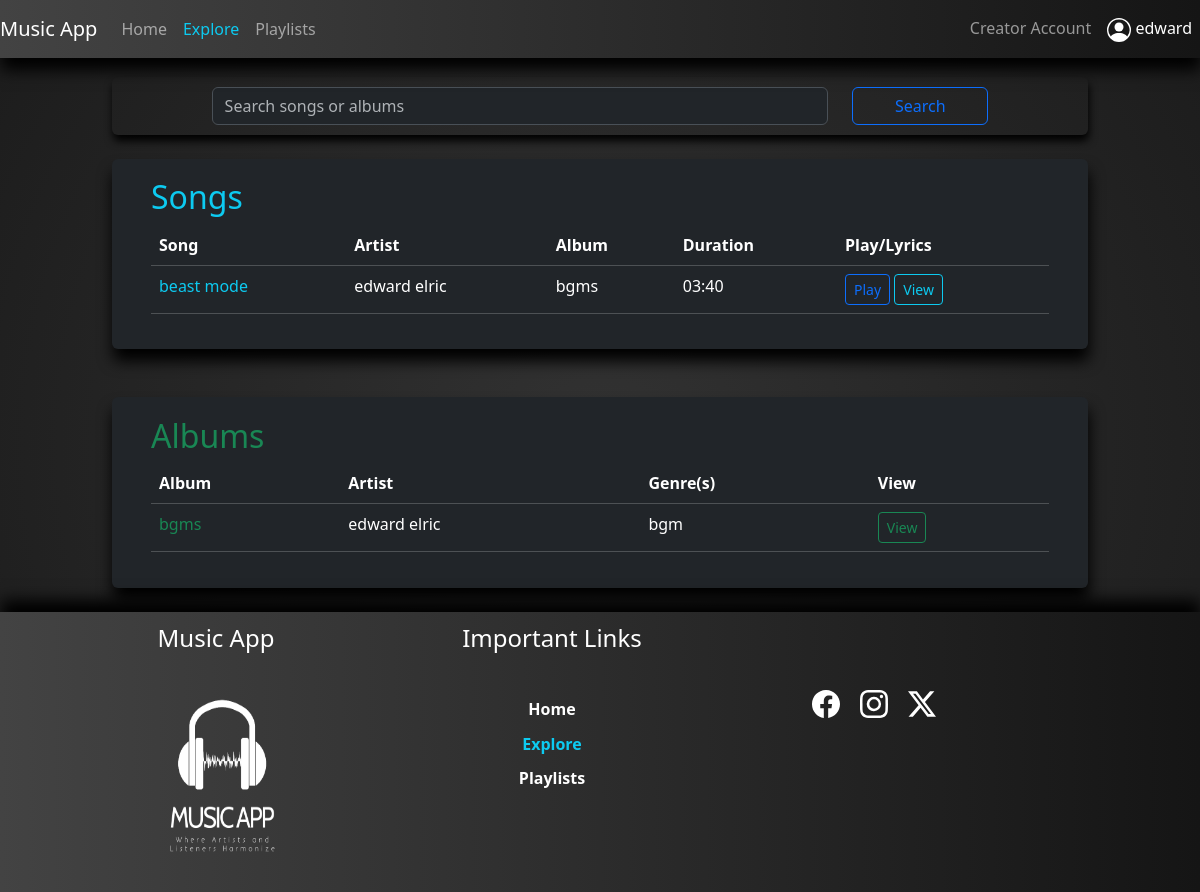
The page /explore (signed in) on the database its author committed.
### app/models.py (models this page shows, shortened)
class Users(UserMixin, db.Model):
    id = db.Column(db.Integer(), autoincrement=True, primary_key=True)
    u_userType = db.Column(db.String(50), nullable=False)
    u_status = db.Column(db.String(50), nullable=False)
    u_flag = db.Column(db.Integer(), nullable=False)
    u_fName = db.Column(db.String(100), nullable=False)
    u_lName = db.Column(db.String(100))
    u_gender = db.Column(db.String(50), nullable=False)
    u_username = db.Column(db.String(100), nullable=False, unique=True)
    u_email = db.Column(db.String(200), nullable=False)
    u_password = db.Column(db.String(1000), nullable=False)
    albums = db.relationship('Albums', backref='users')
    songs = db.relationship('Songs', backref='users')
    playlists = db.relationship('Playlists', backref='users')

class Songs(UserMixin, db.Model):
    id = db.Column(db.Integer(), autoincrement=True, primary_key=True)
    s_name = db.Column(db.String(100), nullable=False)
    s_artist = db.Column(db.String(50), nullable=False)
    s_album = db.Column(db.String(100), nullable=False)
    s_genre = db.Column(db.String(50), nullable=False)
    s_duration = db.Column(db.String(50), nullable=False)
    s_date = db.Column(db.String(50), nullable=False)
    s_filePath = db.Column(db.String(100), nullable=False)
    s_lyrics = db.Column(db.Text(), nullable=False)
    s_rating = db.Column(db.Integer())
    s_totalRaters = db.Column(db.Integer())
    s_flag = db.Column(db.Integer(), nullable=False)
    s_plays = db.Column(db.Integer())
    album_id = db.Column(db.Integer(), db.ForeignKey('albums.id'), nullable=False)
    user_id = db.Column(db.Integer(), db.ForeignKey('users.id'),nullable=False)

class Albums(UserMixin, db.Model):
    id = db.Column(db.Integer(), autoincrement=True, primary_key=True)
    a_name = db.Column(db.String(100), nullable=False)
    a_artist = db.Column(db.String(50), nullable=False)
    a_genres = db.Column(db.String(50), nullable=False)
    a_date = db.Column(db.String(50), nullable=False)
    a_rating = db.Column(db.Integer())
    a_totalRaters = db.Column(db.Integer())
    a_flag = db.Column(db.Integer(), nullable=False)
    user_id = db.Column(db.Integer(),db.ForeignKey('users.id'),nullable=False)
    songs = db.relationship('Songs', backref='albums')

### app/views.py (the view, shortened to what this page needs)
@app.route('/explore', methods=['GET', 'POST'])
@login_required
def exploreMusic():
    form = SearchForm()
    songsList = Songs.query.all()
    albumList = Albums.query.all()
    if request.method == 'GET':
        searchedSongsList=[]
        return render_template('/user/explore.html', uE="active text-info", form=form, sSL=searchedSongsList, sList=songsList, aList=albumList)

### app/forms.py
class SearchForm(FlaskForm):
    searchString = StringField("Search String", validators=[DataRequired()])
    search = SubmitField("Search")

### app/views.py (called while the page is built)
@login_manager.user_loader
def load_user(user_id):
    return Users.query.get(user_id)

### app/templates/user/explore.html (shortened to what this page needs)
{% extends 'layouts/base.html' %}
{% block content %}
<div class="container-fluid">
    <div class="row">
        <div class="col-md-10 offset-md-1 col-lg-10 offset-lg-1 col-sm-8 offset-sm-2">
            <div class="mySearchCont rounded">
                <form action="" class="form" method="POST" data-bs-theme="dark">
                    <div class="row">
                        <div class="col-md-8 offset-md-1 col-lg-8 offset-lg-1 col-sm-8 offset-sm-1">
                            {{ form.searchString(class="form-control", placeholder="Search songs or albums") }}
                        </div>
                        <div class="col-md-2 col-lg-2 col-sm-2">
                            <div class="d-grid">
                                {{ form.search(class="btn btn-outline-primary") }}
                            </div>
                        </div>
                    </div>
                </form>
            </div>
        </div>
    </div>
    <div class="row">
        <div class="col-md-10 offset-md-1 col-lg-10 offset-lg-1 col-sm-10 offset-sm-1">
            <div class="myExploreCont rounded bg-dark mt-4 mb-4">
                <h2 class="text-captialized text-info">Songs</h2>
                <table class="table table-dark table-hover rounded table-responsive{-sm|-md|-lg}">
                    <thead>
                        <tr>
                            <th scope="col">Song</th>
                            <th scope="col">Artist</th>
                            <th scope="col">Album</th>
                            <th scope="col">Duration</th>
                            <th scope="col">Play/Lyrics</th>
                        </tr>
                    </thead>
                    <tbody>
                        {% for s in sList %}
                        <tr>
                            <td class="text-info">{{s['s_name']}}</td>
                            <td>{{s['s_artist']}}</td>
                            <td>{{s['s_album']}}</td>
                            <td>{{s['s_duration']}}</td>
                            <td>
                                <a href="{{url_for('playSong',sid=s['id'])}}">
                                <button class="btn btn-outline-primary btn-sm">Play</button>
                                </a>
                                <a href="{{url_for('songDetails',sid=s['id'])}}">
                                <button class="btn btn-outline-info btn-sm">View</button>
                                </a>
                            </td>
                        </tr>
                        {% endfor %}
                    </tbody>
                </table>
            </div>
        </div>
    </div>
    <div class="row">
        <div class="col-md-10 offset-md-1 col-lg-10 offset-lg-1 col-sm-10 offset-sm-1">
            <div class="myExploreCont rounded bg-dark mt-4 mb-4">
                <h2 class="text-captialized text-success">Albums</h2>
                <table class="table table-dark table-hover rounded table-responsive{-sm|-md|-lg}">
                    <thead>
                        <tr>
                            <th scope="col">Album</th>
                            <th scope="col">Artist</th>
                            <th scope="col">Genre(s)</th>
                            <th scope="col">View</th>
                        </tr>
                    </thead>
                    <tbody>
                        {% for a in aList %}
                        <tr>
                            <td class="text-success">{{a['a_name']}}</td>
                            <td>{{a['a_artist']}}</td>
                            <td>{{a['a_genres']}}</td>
                            <td>
                                <a href="{{url_for('albumDetails', aid=a['id'])}}">
                                <button class="btn btn-outline-success btn-sm">View</button>
                                </a>
                            </td>
                        </tr>
                        {% endfor %}
                    </tbody>
                </table>
            </div>
        </div>
    </div>
</div>
{% endblock %}

### app/templates/includes/nav.html (shortened to what this page needs)
<nav class="navbar navbar-expand-lg navbar-expand-md myNavbar bg-light navbar-dark sticky-top">
    {% if current_user.is_authenticated %}
        {% if current_user.u_userType == 'Admin' %}
        <a class="navbar-brand" href="{{url_for('adminHome')}}">Music App</a>
        {% else %}
        <a href="{{url_for('userHome')}}" class="navbar-brand">Music App</a>
        {% endif %}
    {% endif %}
        <div class="collapse navbar-collapse" id="navbarNav">
            <ul class="navbar-nav">
                <li class="nav-item">
                    {% if current_user.is_authenticated %}
                        {% if current_user.u_userType == 'Admin' %}
                            <a class="nav-link {{aH}}" aria-current="page" href="{{url_for('adminHome')}}">Home</a>
                        {% else %}
                        <a class="nav-link {{uH}}" aria-current="page" href="{{url_for('userHome')}}">Home</a>
                        {% endif %}
                    {% endif %}
                </li>
                <li class="nav-item">
                    {% if current_user.is_authenticated %}
                        {% if current_user.u_userType == 'Admin' %}
                            <a class="nav-link {{aAN}}" href="{{url_for('analytics')}}">Analytics</a>
                        {% else %}
                            <a href="{{url_for('exploreMusic')}}" class="nav-link {{uE}}">Explore</a>
                        {% endif %}
                    {% endif %}
                </li>
                <li class="nav-item">
                    {% if current_user.is_authenticated %}
                        {% if current_user.u_userType == 'Admin' %}
                            <a class="nav-link {{aT}}" href="{{url_for('allTracks')}}">Tracks</a>
                        {% else %}
                            <a href="{{url_for('playlists')}}" class="nav-link {{uP}}">Playlists</a>
                        {% endif %}
                    {% endif %}
                </li>
            </ul>
            <ul class="navbar-nav ms-auto">
                <li class="nav-item">
                    {% if current_user.is_authenticated  and current_user.u_userType != 'Admin' %}
                    <a href="{{url_for('creatorHome')}}" class="nav-link {{cH}}">Creator Account</a>
                    {% endif %}
                </li>
                <li class="nav-item dropdown show">
                    {% if current_user.is_authenticated %}
                    <a href="#" class="nav-link active" id="dropdownMenu" data-toggle="dropdown" aria-haspopup="true" aria-expanded="false">
                        {{current_user.u_fName}}
                    </a>
                    {% endif %}
                </li>
            </ul>
        </div>
</nav>

### app/static/css/musicStreamingStyle.css (style rules this page uses)
body { min-height: 100vh; display: flex; flex-direction: column; background: radial-gradient(circle at 50.1% 50.1%, rgb(50, 50, 50) 0%, rgb(28, 28, 28) 99.4%); color: #fff; }
.myNavbar { background-color:#434343; background-image: linear-gradient(to right, #434343 0%, #151515 100%); box-shadow: 1px 12px 15px #000; }
.myNavbar>div>ul>li { color: #fff; }
.mySearchCont { margin-top: 2%; padding: 1% 2%; box-shadow: 1px 6px 8px #000; }
.myExploreCont { background-color: transparent; box-shadow: 1px 12px 15px #000; padding: 2% 4%; max-height: 70vh; overflow-y: scroll; }
.myExploreCont>table>tbody>tr>td>a { text-decoration: none; }

### rows shown on the page
Users: u_fName "edward"
Songs: s_name "beast mode", s_artist "edward elric", s_album "bgms", s_duration "03:40"
Albums: a_name "bgms", a_artist "edward elric", a_genres "bgm"
